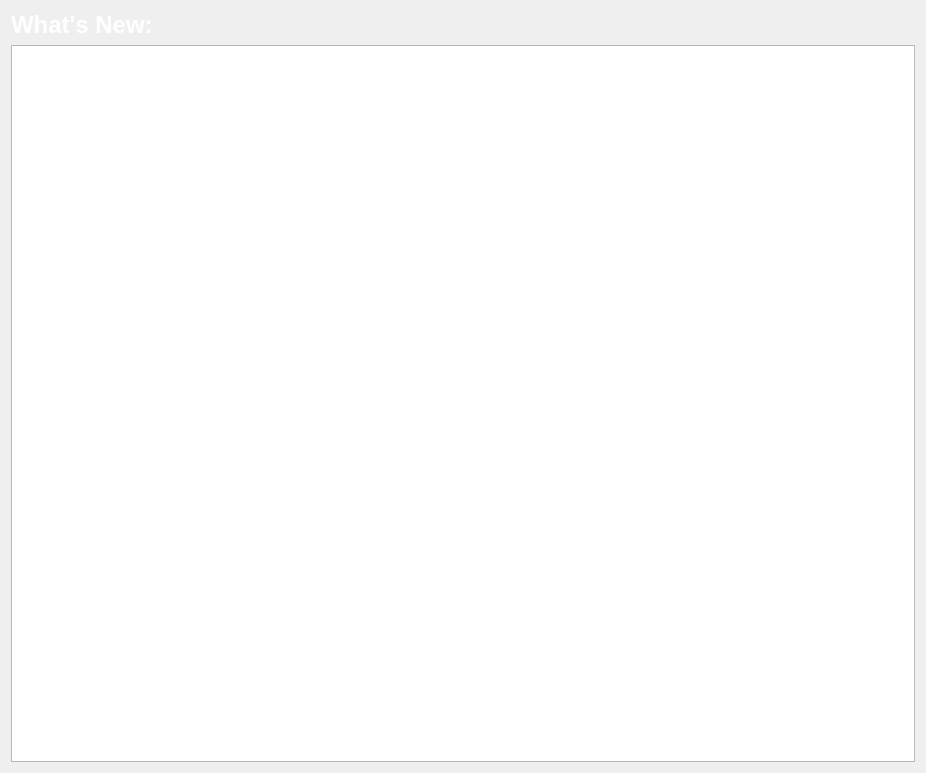
<?xml version="1.0" encoding="UTF-8"?>
<ui version="4.0">
 <class>SettingsTab</class>
 <widget class="QWidget" name="SettingsTab">
  <property name="geometry">
   <rect>
    <x>0</x>
    <y>0</y>
    <width>926</width>
    <height>773</height>
   </rect>
  </property>
  <property name="windowTitle">
   <string>Form</string>
  </property>
  <layout class="QVBoxLayout" name="verticalLayout_5">
   <item>
    <widget class="QLabel" name="label">
     <property name="sizePolicy">
      <sizepolicy hsizetype="Preferred" vsizetype="Maximum">
       <horstretch>0</horstretch>
       <verstretch>0</verstretch>
      </sizepolicy>
     </property>
     <property name="text">
      <string>&lt;html&gt;&lt;head/&gt;&lt;body&gt;&lt;p&gt;&lt;span style=&quot; font-size:18pt; font-weight:600; color:#ffffff;&quot;&gt;What's New:&lt;/span&gt;&lt;/p&gt;&lt;/body&gt;&lt;/html&gt;</string>
     </property>
     <property name="textFormat">
      <enum>Qt::RichText</enum>
     </property>
    </widget>
   </item>
   <item>
    <widget class="QSplitter" name="splitter">
     <property name="orientation">
      <enum>Qt::Horizontal</enum>
     </property>
     <property name="childrenCollapsible">
      <bool>false</bool>
     </property>
     <widget class="QTextEdit" name="WhatsNewText"/>
    </widget>
   </item>
  </layout>
 </widget>
 <resources/>
 <connections/>
</ui> 
